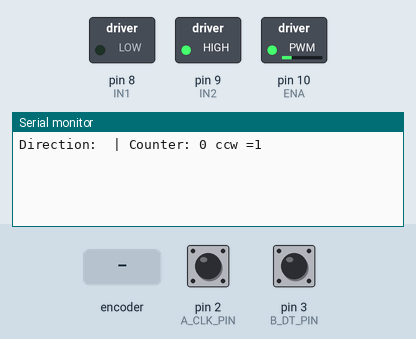
Simulated run of this sketch. Board: Arduino Uno, built with avr-gcc and run on an emulated ATmega328P. Parts: switched loads named in the sketch (green lamp = pin HIGH), the last lines printed to the serial monitor. The test bench sets the inputs (shaded band); at power-on: pin 2 (A_CLK_PIN) HIGH, pin 3 (B_DT_PIN) HIGH.

Above: at 1.2 s.
1.3 s: rotary encoder on pin 2 (A_CLK_PIN) / pin 3 (B_DT_PIN) turned 1 step (first pin leading)
At 2.0 s:
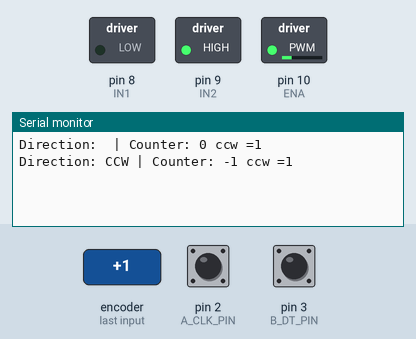
3.0 s: rotary encoder on pin 2 (A_CLK_PIN) / pin 3 (B_DT_PIN) turned 2 steps (second pin leading)
At 4.4 s:
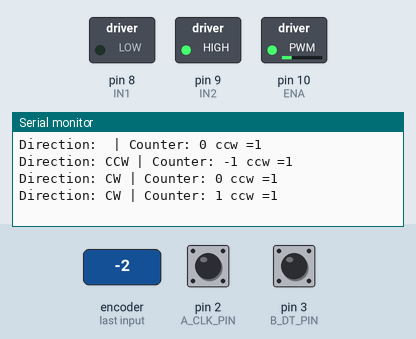

The sketch:

motoreductor_codificador.ino
```cpp
/*
 * DEMO: Código prueba para un solo motor.
 * Al iniciar mueve el motor en direcciones ccw y cw alternando.
 * Ojo: hay un pequeño retraso entre la interrupción y la inversión del movimiento del dedo,
 *      esto provoca que el motor se vaya desplazando más en una dirección que en otra entre
 *      iteraciones.
 * https://cursos.mcielectronics.cl/2023/02/23/como-funciona-el-encoder-rotatorio-y-la-interfaz-con-arduino/
 */

// Microsevomotor
// Verde: tierra
// Amarillo: 3.3 a 5V

const int A_CLK_PIN = 2;    // Azul - INT0
const int B_DT_PIN = 3;     // Blanco - INT1
const int IN1 = 8;
const int IN2 = 9;
const int ENA = 10;

int speed = 60;

const int NUM_VUELTAS = 1;
const int TICKS_POR_VUELTA = 7;
const int MAX_COUNT = NUM_VUELTAS * TICKS_POR_VUELTA;

volatile int counter;
volatile int currentStateCLK;
volatile int lastStateCLK;
volatile bool ccw;


String currentDir = "";

void setup() {
  // entradas
  pinMode(A_CLK_PIN, INPUT);
  pinMode(B_DT_PIN, INPUT);

  // dirección del motor
  pinMode(IN1, OUTPUT);
  pinMode(IN2, OUTPUT);
  pinMode(ENA, OUTPUT);

  counter = 0;
  moveCCW();
  analogWrite(ENA, speed);

  Serial.begin(9600);
  printStatus();

  // estado inicial del CLK
  lastStateCLK = digitalRead(A_CLK_PIN);

  attachInterrupt(digitalPinToInterrupt(A_CLK_PIN), updateEncoder, CHANGE);
  //attachInterrupt(digitalPinToInterrupt(B_DT_PIN), updateEncoder, CHANGE);
}

void loop() {
}

void updateEncoder(){
  // leer el estado actual del CLK
  currentStateCLK = digitalRead(A_CLK_PIN);

  // Si el último estado actual del CLK es distinto, entonces ocurrió un pulso
  // reacciona solo a un cambio de estado para evitar un conteo doble
	if (currentStateCLK != lastStateCLK && currentStateCLK == 1){

      // si el estado del DT es diferente que el estado del CLK
      // entonces el encoder está rotando en sentido antihorario CCW asi que //decrementa
      if (digitalRead(B_DT_PIN) != currentStateCLK) {
              counter --;
              currentDir ="CCW";
          } else {
        // Encoder está rotando en sentido horario CW así que incrementa
              counter ++;
              currentDir ="CW";
          }

          printStatus();

      if(counter >= MAX_COUNT) {
        if (!ccw) {
          stop();
          moveCCW();
        } else {
          Serial.println("ERROR: no es cw");
          //stop();
        }
      } else if (counter <= -MAX_COUNT) {
        if (ccw) {
          stop();
          moveCW();
        } else {
          Serial.println("ERROR: no es ccw");
          //stop();
        }
      }
	}

	// guarda el ultimo estado del CLK
	lastStateCLK = currentStateCLK;
}

void moveCW() {
  digitalWrite(IN1, HIGH);
  digitalWrite(IN2, LOW);
  ccw = false;
}

void moveCCW() {
  digitalWrite(IN1, LOW);
  digitalWrite(IN2, HIGH);
  ccw = true;
}

void stop() {
  digitalWrite(IN1, LOW);
  digitalWrite(IN2, LOW);
}

void printStatus() {
  Serial.print("Direction: ");
  Serial.print(currentDir);
  Serial.print(" | Counter: ");
  Serial.print(counter);
  Serial.print(" ccw =");
  Serial.println(ccw);
}
```

Measured:
- after the input at 1.3 s, the serial monitor: prints a new line after 0.05 s (image 1)
- after the input at 3.0 s, the serial monitor: prints a new line after 0.08 s (image 2)
